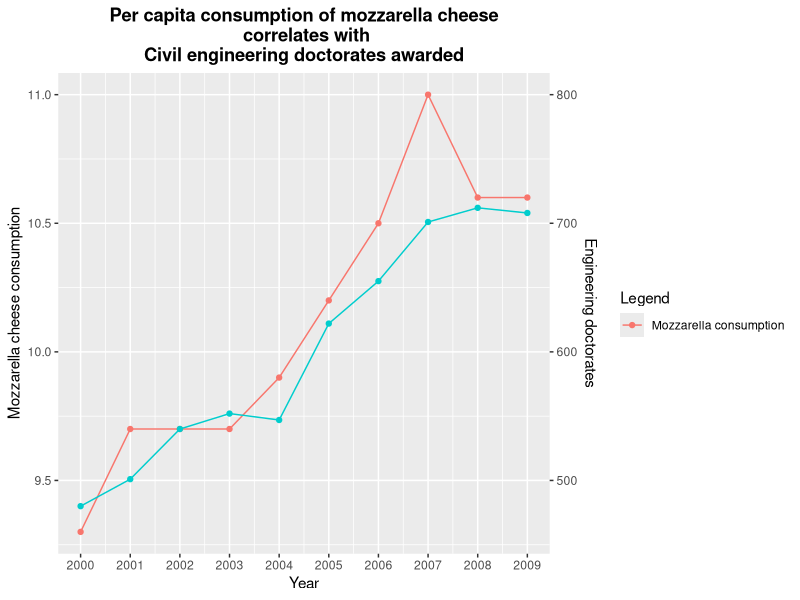

Here is the R script that generated this plot:
## ---- chunk 1
library(tidyverse)
## ---- chunk 2
# Importing data values
mozzarella <- c(9.3, 9.7, 9.7, 9.7, 9.9, 10.2, 10.5, 11, 10.6, 10.6)
doctorates <- c(480, 501, 540, 552, 547, 622, 655, 701, 712, 708)
year <- c(2000, 2001, 2002, 2003, 2004, 2005, 2006, 2007, 2008, 2009)
cor_data <- data.frame(year, mozzarella, doctorates)

# Plot data
ylim.prim <- c(9, 12)
ylim.sec <- c(400, 1000)
b <- diff(ylim.prim)/diff(ylim.sec)
a <- (ylim.prim[1] - b*ylim.sec[1])
basic <- ggplot(cor_data, aes(x=year, y=mozzarella, color = "Mozzarella consumption")) + geom_line() + geom_point() + geom_line(aes(y = a + doctorates*b, color = "Test"), color = "cyan3") + geom_point(aes(y = a + doctorates*b), color = "cyan3") + scale_y_continuous("Mozzarella cheese consumption", sec.axis = sec_axis(~ (. - a)/b, name = "Engineering doctorates")) + scale_x_continuous("Year", breaks = cor_data$year) + ggtitle("Per capita consumption of mozzarella cheese\n correlates with\nCivil engineering doctorates awarded") + theme(plot.title = element_text(hjust=0.5, face="bold"))
basic + labs(color="Legend")
## ---- chunk 3
# Calculate correlation of mozzarella consumption and number of awarded doctorates
cor(mozzarella, doctorates)
